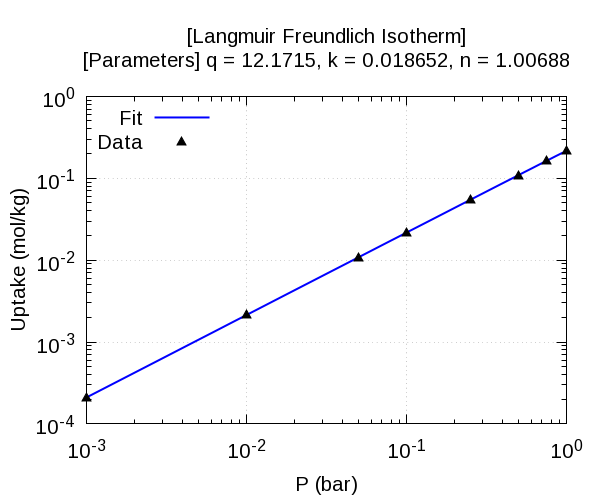

Write the gnuplot code that produced this figure.
set title"[Langmuir Freundlich Isotherm]\n[Parameters] q = 12.1715, k = 0.018652, n = 1.00688"
set term pngcairo size 600,500 font 'Arial,15'
set output "o2_irmof1.dat.png"
set xtics format '10^{%L}'
set ytics format '10^{%L}'
set xlabel 'P (bar)'
set ylabel 'Uptake (mol/kg)'
set style line 1 lc rgb 'blue'  lw 2
set style line 2 lc rgb 'black' ps 1.5 pt 9
set grid
set key left
set logscale xy
plot '-' w l ls 1 title 'Fit', '-' w p ls 2 title 'Data'
          0.001    0.000210629
         0.0028    0.000593936
         0.0046    0.000979059
         0.0064     0.00136522
         0.0082     0.00175212
           0.01     0.00213959
          0.018     0.00386632
          0.026     0.00559803
          0.034     0.00733298
          0.042     0.00907028
           0.05      0.0108094
           0.06      0.0129852
           0.07      0.0151628
           0.08      0.0173417
           0.09      0.0195217
            0.1      0.0217026
            0.1      0.0217026
           0.13      0.0282492
           0.16      0.0347991
           0.19      0.0413505
           0.22       0.047902
           0.25      0.0544525
            0.3      0.0653661
           0.35      0.0762727
            0.4      0.0871703
           0.45      0.0980576
            0.5       0.108934
            0.5       0.108934
           0.55       0.119798
            0.6       0.130649
           0.65       0.141487
            0.7       0.152311
           0.75       0.163121
            0.8       0.173917
           0.85       0.184697
            0.9       0.195463
           0.95       0.206214
e
          0.001       0.000208
           0.01        0.00219
           0.05         0.0107
            0.1         0.0217
           0.25         0.0545
            0.5          0.109
           0.75          0.163
              1          0.217
